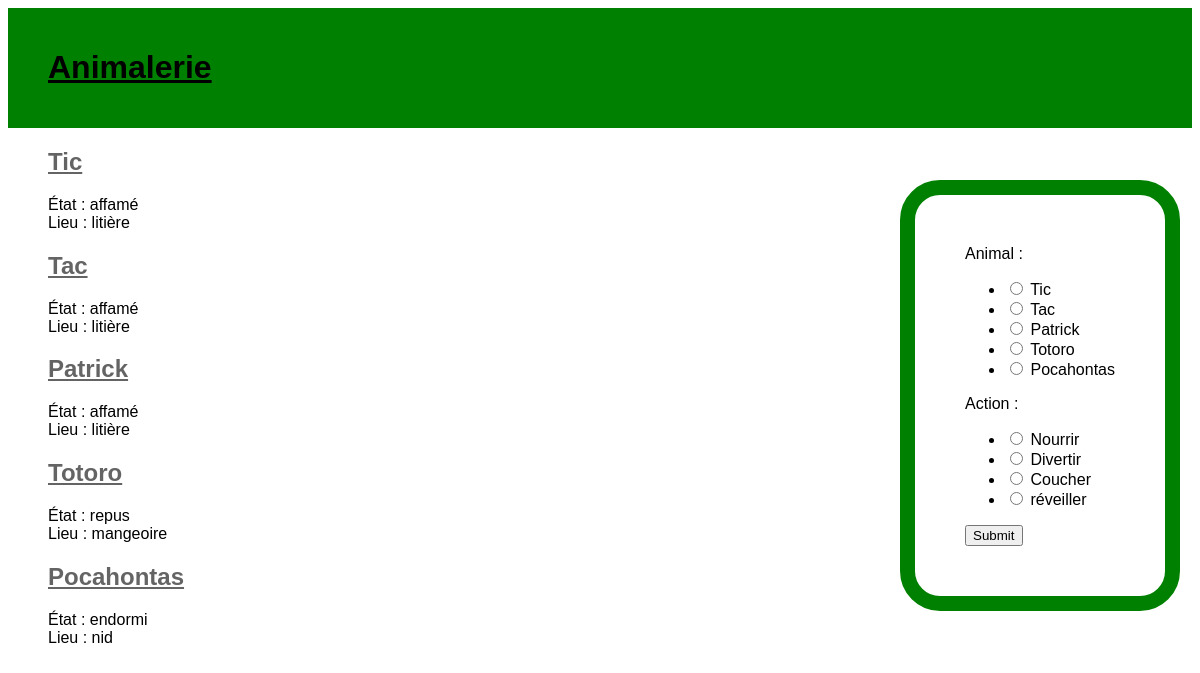
The page / on the database its author committed.
### animalerie/models.py (models this page shows, shortened)
class Animal(models.Model):
    id_animal = models.CharField(max_length=100, primary_key=True)
    etat = models.CharField(max_length=20)
    type = models.CharField(max_length=20)
    race = models.CharField(max_length=20)
    photo = models.CharField(max_length=200)
    lieu = models.ForeignKey(Equipement, on_delete=models.CASCADE)

class Equipement(models.Model):
    id_equip = models.CharField(max_length=100, primary_key=True)
    disponibilite = models.CharField(max_length=20)
    photo = models.CharField(max_length=200)
    def __str__(self):
        return self.id_equip

### animalerie/views.py (the view)
# urls.py: path('', views.animal_list, name='animal_list'),
def animal_list(request):
    animaux = Animal.objects.all()
    equipements = Equipement.objects.all()
    if request.GET:
        id_animal = request.GET['animal']
        action = request.GET['action']
        animal = Animal.objects.get(id_animal=id_animal)
        action_controleur(animal, action)
    return render(request, "animalerie/animal_list.html", {"animaux": animaux, "equipements": equipements, "choix_controleur": ChoixControleur()})

### animalerie/forms.py
class ChoixControleur(forms.Form):
    animal = forms.ChoiceField(choices=choix_animal, widget=forms.RadioSelect)
    action = forms.ChoiceField(choices=choix_action, widget=forms.RadioSelect)

### animalerie/templates/animalerie/animal_list.html
{% extends 'animalerie/base.html' %}
{% load static %}
{% block content %}
{% for animal in animaux %}
    <div class="animal">
        <h2 class="nom_animal"><a href="{% url 'animal_detail' id_animal=animal.id_animal %}"> {{ animal.id_animal }} </a></h2>
        <p> État : {{ animal.etat }} <br /> Lieu : {{ animal.lieu }} </p>
    </div>
{% endfor %}
<form method = "GET" class="controleur">
    {{ choix_controleur }}
    <input type = "submit" value = "Submit">
</form>
{% endblock %}

### animalerie/static/css/animalerie.css (style rules this page uses)
* { font-family: ArchivoNarrow, sans-serif; }
a { color: rgb(100, 100, 100); }
.controleur { position: fixed; top: 20%; right: 0; border: 15px solid green; padding: 50px; margin: 20px; border-radius: 40px 40px 40px 40px; }

### rows shown on the page
Animal: id_animal "Tic", etat "affamé", lieu "litière"
Animal: id_animal "Tac", etat "affamé", lieu "litière"
Animal: id_animal "Patrick", etat "affamé", lieu "litière"
Animal: id_animal "Totoro", etat "repus", lieu "mangeoire"
Animal: id_animal "Pocahontas", etat "endormi", lieu "nid"
